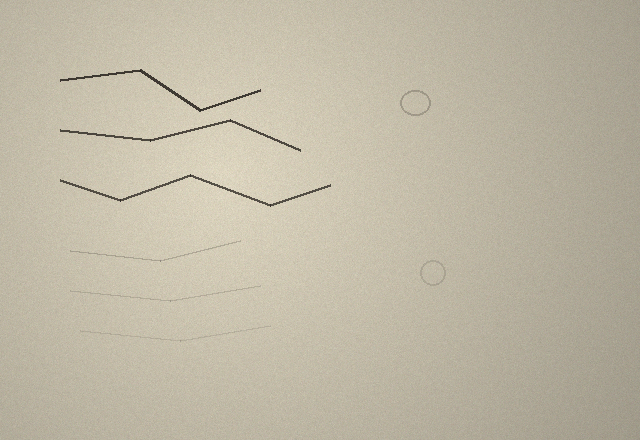
#> input picture samples/sample_page.png, 640 x 440 px
$ python verify_glyph.py ../samples/sample_page.png 1.0 1.0 1.0 1.0
#> lines starting #> are read from the running program, lines starting #| are printed output that depends on the picture
### src/ingest.py
#!/usr/bin/env python3
"""
ingest.py - the ONE shared validation gate for every file this toolkit reads.

CLAUDE.md, "Ingestion protection": every file the toolkit ingests - dragged
into the app, passed on the CLI, or discovered in a batch folder - is
UNTRUSTED until it passes through validate_file(). No other code path may
decode a file that hasn't gone through this gate first.

This module is intentionally standalone: it has no dependency on app.py or
the CLI scripts, and nothing in the repo calls it yet. That wiring is a
separate change.

What it guards against:
  * wrong file types (checked by content, not just extension)
  * oversized files
  * decompression-bomb images / PDFs (huge decoded pixel counts from a tiny
    file)
  * path-traversal via a hostile filename
  * any decode that fails, hangs the parser, or half-crashes the process

Everything downstream should treat a ValidatedFile as the only trustworthy
handle on an ingested file, and should build output paths only through
resolve_output_path() - never by touching the original filename directly.
"""
from __future__ import annotations

import hashlib
from dataclasses import dataclass
from pathlib import Path
from typing import Optional

from PIL import Image
import pypdfium2 as pdfium

# --- configurable limits ----------------------------------------------------
# These are deliberately generous for real manuscript scans (a 400 DPI page
# is typically well under 50 MP) but tight enough to stop a tiny malicious
# file from claiming to be a gigapixel image or a thousand-page PDF.

MAX_FILE_SIZE_BYTES = 100 * 1024 * 1024   # 100 MB, checked before any decode
MAX_IMAGE_MEGAPIXELS = 120                 # ~ e.g. 11000 x 11000
MAX_PDF_PAGES = 500
MAX_PDF_RENDER_SCALE = 1200 / 72.0         # cap: never render a sanity page above ~1200 DPI

# Let Pillow's own decompression-bomb guard back up our explicit check below.
# (Pillow raises outright above 2x this value, and warns between 1x-2x; our
# own megapixel check after Image.open() is what actually enforces the cap.)
Image.MAX_IMAGE_PIXELS = MAX_IMAGE_MEGAPIXELS * 1_000_000

ALLOWED_EXTENSIONS = {".pdf", ".png", ".jpg", ".jpeg", ".tif", ".tiff"}

_EXT_TO_KIND = {
    ".pdf": "pdf",
    ".png": "png",
    ".jpg": "jpeg",
    ".jpeg": "jpeg",
    ".tif": "tiff",
    ".tiff": "tiff",
}

# Magic-byte signatures used to verify actual file content, independent of
# whatever extension the file claims to have.
_MAGIC_SIGNATURES = {
    b"%PDF-": "pdf",
    b"\x89PNG\r\n\x1a\n": "png",
    b"\xff\xd8\xff": "jpeg",
    b"II*\x00": "tiff",   # little-endian ("Intel") TIFF
    b"MM\x00*": "tiff",   # big-endian ("Motorola") TIFF
}
_MAGIC_SNIFF_LEN = max(len(sig) for sig in _MAGIC_SIGNATURES)


class IngestRejected(Exception):
    """Raised for any file that fails the validation gate. Always carries a
    human-readable reason. Callers should catch this specifically and skip
    the file (log-and-continue in batch mode, show a message in the app) -
    never let it propagate as a crash."""


@dataclass(frozen=True)
class ValidatedFile:
    """Handle on a file that has passed the gate. Downstream code should
    treat this - not the raw path or filename - as the source of truth."""
    path: Path            # original on-disk location; fine to open, never to build output paths from
    kind: str              # "pdf" | "png" | "jpeg" | "tiff", confirmed by content
    safe_basename: str      # sanitized basename, safe to use in output filenames
    sha256: str            # provenance hash of the raw input bytes
    size_bytes: int
    dimensions: Optional[tuple] = None   # (width, height) for images; None for PDFs (varies per page)
    page_count: Optional[int] = None      # for PDFs; None for images


# --- filename safety ---------------------------------------------------------

def sanitize_basename(name: str) -> str:
    """Reduce an arbitrary, possibly-hostile filename to a safe basename.

    Strips directory components (handles both '/' and '\\' separators, so
    this is safe even when running on a platform that wouldn't otherwise
    treat '\\' as a separator), drops leading dots (so '..', '.', and
    dotfiles can't sneak through), and keeps only a conservative charset.
    Never returns something containing '/', '\\', or '..'.
    """
    # Normalize both separator styles before taking the last component, so
    # "..\\..\\evil.png" can't survive by hiding behind the "wrong" slash.
    normalized = name.replace("\\", "/")
    candidate = normalized.split("/")[-1]
    candidate = candidate.lstrip(".")
    safe = "".join(c for c in candidate if c.isalnum() or c in "._-")
    safe = safe.strip("._-")
    if not safe:
        raise IngestRejected(f"filename has no safe characters after sanitizing: {name!r}")
    return safe


# [13 lines left out: function resolve_output_path, not called in this run]


# --- internal checks -----------------------------------------------------

def _check_size(path: Path) -> int:
    size = path.stat().st_size
    if size == 0:
        raise IngestRejected(f"file is empty: {path.name}")
    if size > MAX_FILE_SIZE_BYTES:
        raise IngestRejected(
            f"{path.name}: {size / 1e6:.1f} MB exceeds the {MAX_FILE_SIZE_BYTES / 1e6:.0f} MB size cap"
        )
    return size


def _detect_kind_from_content(path: Path) -> Optional[str]:
    with open(path, "rb") as f:
        header = f.read(_MAGIC_SNIFF_LEN)
    for magic, kind in _MAGIC_SIGNATURES.items():
        if header.startswith(magic):
            return kind
    return None


def _sha256_of(path: Path) -> str:
    h = hashlib.sha256()
    with open(path, "rb") as f:
        for chunk in iter(lambda: f.read(1024 * 1024), b""):
            h.update(chunk)
    return h.hexdigest()


def _validate_raster_image(path: Path, kind: str) -> tuple:
    """Safe-decode an image file and enforce the pixel/dimension cap.
    Returns (width, height) on success; raises IngestRejected otherwise.
    """
    try:
        with Image.open(path) as im:
            # A PNG/JPEG/TIFF header gives the declared size without
            # decoding pixel data, so this check happens BEFORE we ever ask
            # for the full pixel buffer - the key defense against a tiny
            # file that claims to be a gigapixel image.
            w, h = im.size
            megapixels = (w * h) / 1_000_000
            if megapixels > MAX_IMAGE_MEGAPIXELS:
                raise IngestRejected(
                    f"{path.name}: declared size {w}x{h} ({megapixels:.0f} MP) exceeds the "
                    f"{MAX_IMAGE_MEGAPIXELS} MP cap - refusing to decode (possible decompression bomb)"
                )
            # Only now do the full decode, and only inside this try/except.
            im.load()
    except IngestRejected:
        raise
    except Image.DecompressionBombError as e:
        raise IngestRejected(f"{path.name}: rejected by Pillow's decompression-bomb guard: {e}") from e
    except Exception as e:
        raise IngestRejected(f"{path.name}: could not decode as {kind}: {e}") from e
    return (w, h)


# [35 lines left out: function _validate_pdf, not called in this run]


# --- the gate ------------------------------------------------------------

def validate_file(path) -> ValidatedFile:
    """The shared ingestion gate. Every file this toolkit reads - from the
    app, the CLI, or a batch folder - must pass through this before any
    code path decodes it for real.

    Raises IngestRejected (never anything else) with a clear reason on
    anything suspicious. Never writes anything, so there is nothing to
    clean up on rejection.
    """
    path = Path(path)

    if not path.is_file():
        raise IngestRejected(f"not a file: {path}")

    ext = path.suffix.lower()
    if ext not in ALLOWED_EXTENSIONS:
        raise IngestRejected(
            f"{path.name}: unsupported file type {ext!r} (allowed: {sorted(ALLOWED_EXTENSIONS)})"
        )

    size = _check_size(path)

    kind = _detect_kind_from_content(path)
    if kind is None:
        raise IngestRejected(
            f"{path.name}: file content doesn't match any supported format "
            f"(pdf/png/jpeg/tiff magic bytes not found) - extension alone is not trusted"
        )

    expected_kind = _EXT_TO_KIND[ext]
    if kind != expected_kind:
        raise IngestRejected(
            f"{path.name}: extension {ext!r} claims {expected_kind!r} but content is actually "
            f"{kind!r} - refusing to guess which is right"
        )

    dimensions = None
    page_count = None
    if kind == "pdf":
        page_count = _validate_pdf(path)
    else:
        dimensions = _validate_raster_image(path, kind)

    return ValidatedFile(
        path=path,
        kind=kind,
        safe_basename=sanitize_basename(path.name),
        sha256=_sha256_of(path),
        size_bytes=size,
        dimensions=dimensions,
        page_count=page_count,
    )

### src/verify_glyph.py
#!/usr/bin/env python3
"""
verify_glyph.py - vet a single contested letter/word without confirmation bias.
Outputs one panel: RAW crop | SAFE-enhanced crop | SHARP crop | DIFF map.
The DIFF map shows GREEN where processing darkened/added ink and RED where it
removed ink. Trust a reading only if the SAFE/SHARP shape is ALSO traceable in
RAW, and if the DIFF shows no green sitting on blank paper.

Usage:
  python verify_glyph.py IMAGE x y w h [--out out.png] [--zoom 4]
    x y w h : crop box in PIXELS (top-left origin)
  or fractional (0-1) coords with --frac:
  python verify_glyph.py IMAGE 0.02 0.44 0.30 0.12 --frac
"""
import argparse, sys, cv2, numpy as np
from PIL import Image, ImageDraw, ImageFont
from ingest import validate_file, IngestRejected

def enhance_safe(bgr):
    blur = cv2.GaussianBlur(bgr,(0,0),40)
    flat = cv2.divide(bgr,blur,scale=255)
    blue = flat[:,:,0]
    lab  = cv2.cvtColor(flat,cv2.COLOR_BGR2Lab); bstar = 255-lab[:,:,2]
    chosen = blue if blue.std()>=bstar.std() else bstar     # auto channel
    cl = cv2.createCLAHE(clipLimit=2.5,tileGridSize=(8,8)).apply(chosen)
    lo,hi = np.percentile(cl,1),np.percentile(cl,99)
    return np.clip((cl.astype(float)-lo)/(hi-lo),0,1)*255

def sharpen(gray8):
    g = cv2.GaussianBlur(gray8,(0,0),2)
    return cv2.addWeighted(gray8,1.6,g,-0.6,0)

def diffmap(raw_gray, proc_gray):
    def norm(a): a=a.astype(float); a-=a.min(); return a/(a.max()+1e-6)
    ri = 1-norm(raw_gray); pi = 1-norm(proc_gray)   # ink positive
    d = pi-ri
    out = np.zeros((*ri.shape,3),np.uint8)
    out[...,1] = np.clip( d,0,1)*255*3   # green = added/darkened
    out[...,2] = np.clip(-d,0,1)*255*3   # red   = removed
    ctx = np.stack([(1-ri)*160]*3,-1).astype(np.uint8)
    return cv2.addWeighted(ctx,1.0,out,1.0,0)

def upscale(img, z):
    return cv2.resize(img,(img.shape[1]*z,img.shape[0]*z),interpolation=cv2.INTER_NEAREST)

def main():
    ap=argparse.ArgumentParser()
    ap.add_argument("image"); ap.add_argument("x",type=float); ap.add_argument("y",type=float)
    ap.add_argument("w",type=float); ap.add_argument("h",type=float)
    ap.add_argument("--frac",action="store_true"); ap.add_argument("--zoom",type=int,default=4)
    ap.add_argument("--out",default="glyph_check.png")
    a=ap.parse_args()

    try:
        validate_file(a.image)
#> in _validate_raster_image, im is the input picture: PIL image 640x440 RGB; mean R, G, B 191.6, 184.6, 165.5
    except IngestRejected as e:
        print(f"REJECTED: {e}", file=sys.stderr)
        sys.exit(1)

    bgr=cv2.imread(a.image); H,W=bgr.shape[:2]
#> after `H, W = bgr.shape[:2]`: H = 440; W = 640
    if a.frac: x,y,w,h=int(a.x*W),int(a.y*H),int(a.w*W),int(a.h*H)
    else: x,y,w,h=map(int,(a.x,a.y,a.w,a.h))
    raw = bgr[y:y+h, x:x+w]
#> raw = [[161, 178, 188]]
    raw_g = cv2.cvtColor(raw,cv2.COLOR_BGR2GRAY)
#> raw_g = [179]
    safe = enhance_safe(bgr)[y:y+h, x:x+w].astype(np.uint8)
#> in enhance_safe, `flat = cv2.divide(bgr,blur,scale=255)`:
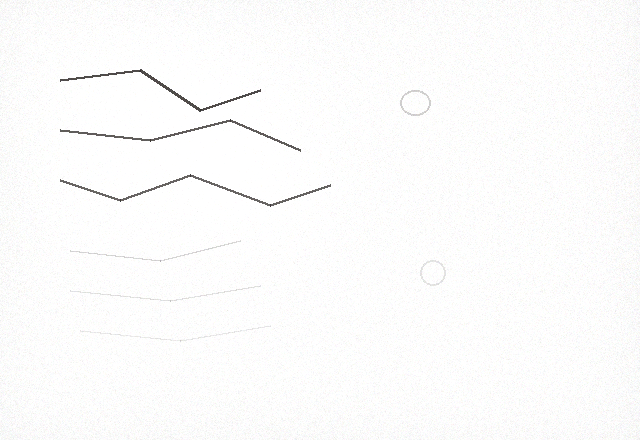
#> flat: shape (440, 640, 3); mean B, G, R 251.6, 251.9, 252
#> in enhance_safe, `lab = cv2.cvtColor(flat, cv2.COLOR_BGR2Lab)`: lab: shape (440, 640, 3); mean of channels 0, 1, 2 252.3, 128, 128.1
#> in enhance_safe, `lo,hi = np.percentile(cl,1),np.percentile(cl,99)`: lo = 207; hi = 255
#> in enhance_safe, `return np.clip((cl.astype(float)-lo)/(hi-lo),0,1)*255`:
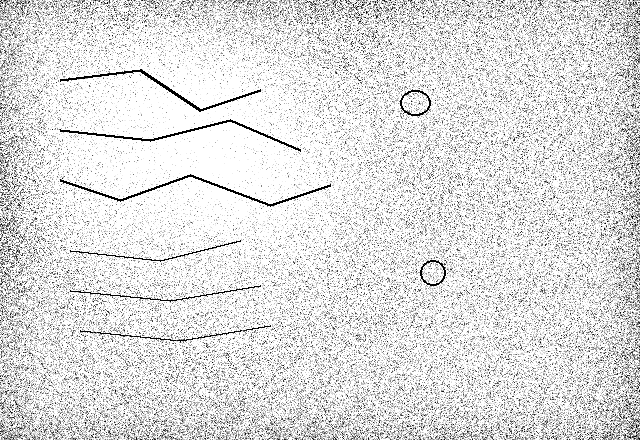
#> returned value: shape (440, 640) float64; min 0, max 255, mean 221.4
#> safe = [175]
    shrp = sharpen(safe)
#> shrp = [175]
    dmap = diffmap(raw_g, safe)
#> in norm, `a = a.astype(float)`: a = [179]
#> in norm, `a -= a.min()`: a = [0]
#> in diffmap, `ri = 1 - norm(raw_gray)`: ri = [1]
#> in diffmap, `d = pi-ri`: d = [0]
#> in diffmap, `ctx = np.stack([(1-ri)*160]*3,-1).astype(np.uint8)`: ctx = [[0, 0, 0]]
#> dmap = [[0, 0, 0]]
    z=a.zoom
    tiles=[("RAW (source of truth)",cv2.cvtColor(upscale(raw,z),cv2.COLOR_BGR2RGB)),
           ("SAFE enhance",cv2.cvtColor(upscale(safe,z),cv2.COLOR_GRAY2RGB)),
           ("SHARP (pointer only)",cv2.cvtColor(upscale(shrp,z),cv2.COLOR_GRAY2RGB)),
           ("DIFF  green=added red=lost",cv2.cvtColor(upscale(dmap,z),cv2.COLOR_BGR2RGB))]
    tw=max(t[1].shape[1] for t in tiles); th=max(t[1].shape[0] for t in tiles); bar=38
#> after `tw = max((t[1].shape[1] for t in tiles))`: tw = 4
#> after `th = max((t[1].shape[0] for t in tiles))`: th = 4
    canvas=Image.new("RGB",(tw, (th+bar)*len(tiles)+10),(245,245,247))
    d=ImageDraw.Draw(canvas)
    try:f=ImageFont.truetype("/usr/share/fonts/truetype/dejavu/DejaVuSans-Bold.ttf",22)
    except:f=ImageFont.load_default()
    yy=5
    for label,im in tiles:
        d.rectangle([0,yy,tw,yy+bar],fill=(30,34,60)); d.text((8,yy+7),label,font=f,fill=(255,255,255))
        canvas.paste(Image.fromarray(im),(0,yy+bar)); yy+=bar+th
#> this loop made 4 passes
#> (label, yy) on passes 1 to 4: ('RAW (source of truth)', 47), ('SAFE enhance', 89), ('SHARP (pointer only)', 131), ('DIFF  green=added red=lost', 173)
#> after the loop, yy = 173
    canvas.save(a.out); print("wrote",a.out,canvas.size)
#| wrote glyph_check.png (4, 178)

if __name__=="__main__": main()
